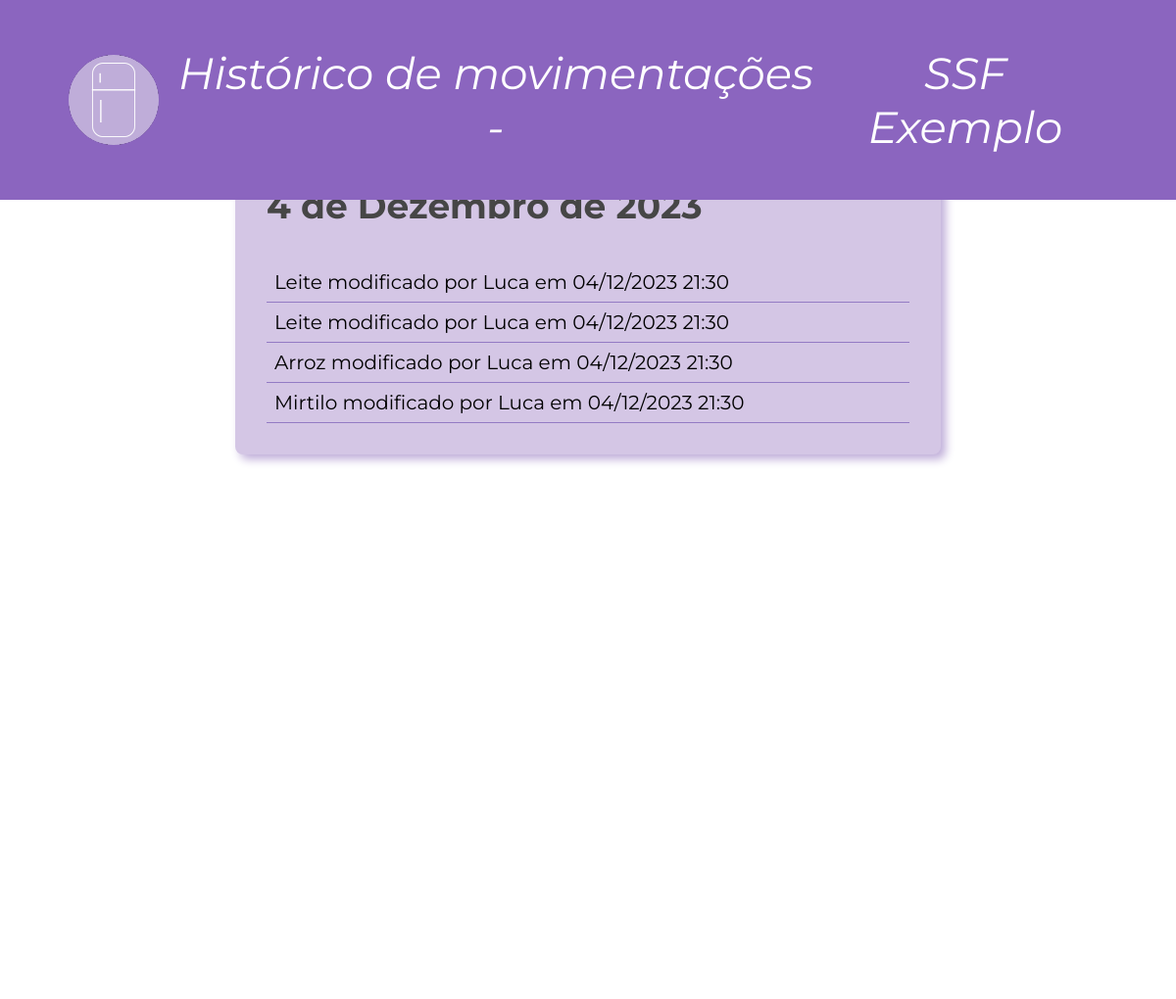
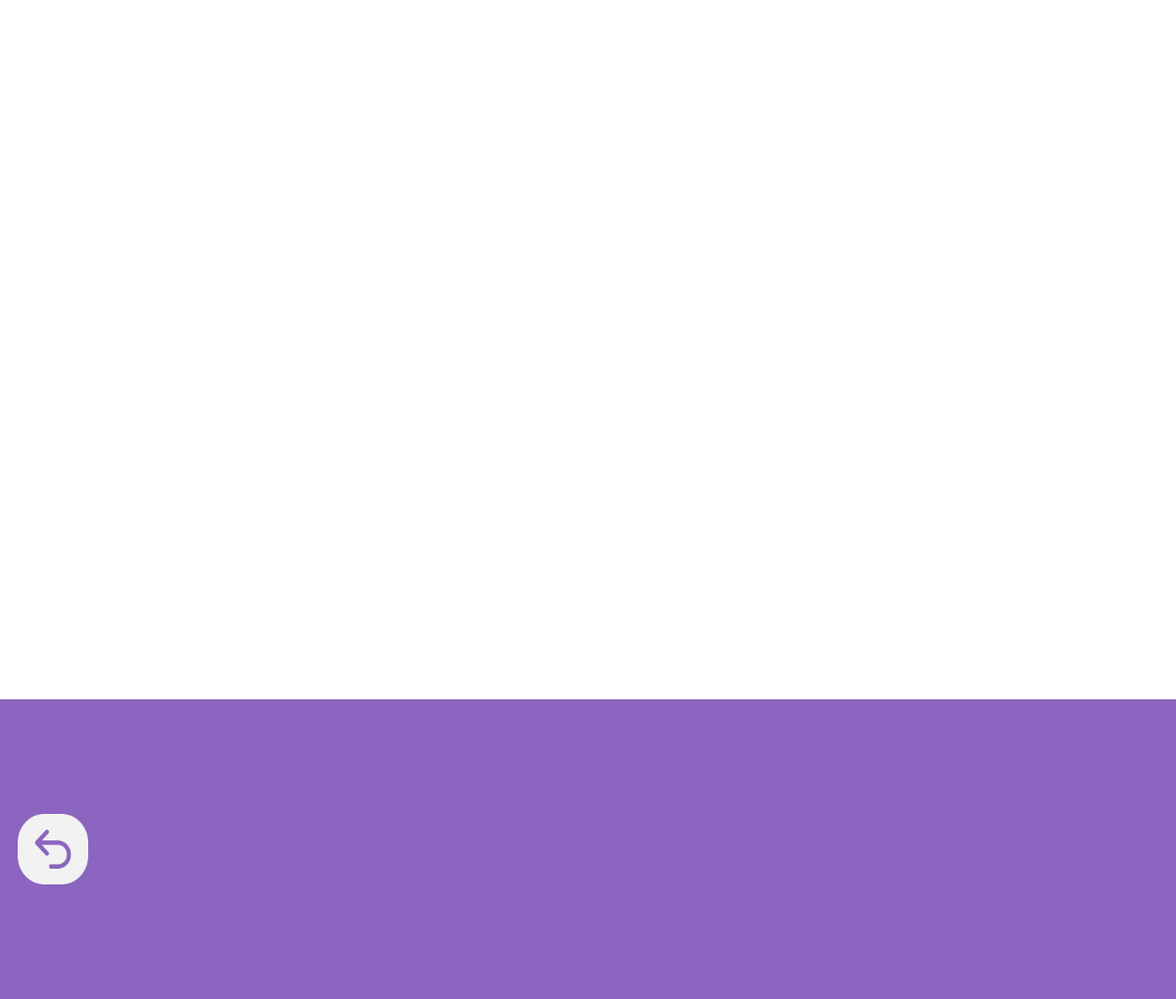
The page /geladeiras/geladeira/historico/1 (signed in) on the database its author committed (2 pictures, top to bottom).
### estoque/models.py (models this page shows, shortened)
class Geladeira(models.Model):
    nome_geladeira = models.CharField(max_length=75, null=False, blank=False)
    dt_criacao = models.DateField(auto_now=True, blank=False)
    usuarios_proprietarios = models.ManyToManyField(User)

class Log_Itens_Geladeira(models.Model):
    item_geladeira = models.ForeignKey('Item_Geladeira', on_delete=models.CASCADE)
    usuario = models.ForeignKey(User, on_delete=models.CASCADE)
    geladeira = models.ForeignKey(Geladeira, on_delete=models.CASCADE)
    dt_modificacao = models.DateField(auto_now=True, blank=False)
    descricao = models.CharField(max_length=100, blank=False)

### estoque/views.py (the view)
# urls.py: path('geladeiras/geladeira/historico/<int:pk>', views.HistoricoGeladeira.as_view(), name="historico_geladeira"),
class HistoricoGeladeira(LoginRequiredMixin, ListView): #View para exibir o histórico de alterações de uma geladeira
    template_name = "historico_movimentacoes_geladeira.html"
    model = Log_Itens_Geladeira
    def get_context_data(self, **kwargs):  # DEFINE O CONTEXTO
        context = super().get_context_data(**kwargs)
        dias_carregados = datetime.now().date() - timedelta(days=30)  # Pega a data correspondente a 30 dias atrás
        geladeira = Geladeira.objects.get(pk=self.kwargs['pk']) #Instancia um objeto de identificação da geladeira
        context['item_geladeira'] = Item_Geladeira.objects.filter(geladeira=geladeira) # Pega todos os objetos de item_geladeira que pertençam a geladeira do histórico
        context['geladeira'] = geladeira
        datas = Log_Itens_Geladeira.objects.filter(dt_modificacao__gte=dias_carregados, geladeira=geladeira).values_list('dt_modificacao', flat=True).distinct().order_by('-dt_modificacao')
        context['datas'] = datas
        context['historico'] = Log_Itens_Geladeira.objects.filter(dt_modificacao__gte=dias_carregados, geladeira=geladeira)
        return context

### estoque/templates/historico_movimentacoes_geladeira.html
{% load static %}
{% block content %}
    <link rel="stylesheet" href="{% static 'css/styleHistorico.css' %}">
    <link rel="stylesheet" href="{% static 'css/styleFooterGeral.css' %}">
    <header>
            <nav class="top-nav">
                <div class="centered-text">
                    <div class="logo">
                         <a href="{% url 'estoque:geladeiras'%}"><img src="/static/img/logo.png"></a>
                    </div>
                </div>
                <a>Histórico de movimentações  -  </a><a> {{ geladeira.nome_geladeira }}</a>
            </nav>
        </header>
        {% for data in datas %}
            <ol style="--length: 5" role="list" class="list-log">
                <li class="logs">
                    <h3>{{ data }}</h3>
                    {% for log in historico %}
                        {% if log.dt_modificacao == data %}
                            <p>{{ log.descricao }}</p>
                        {% endif %}
                    {% endfor %}
                </li>
            </ol>
        {% endfor %}
{% endblock %}
<footer>
    <nav>
        <div class="bottom-nav">
            <div class="footer-left">
                <a href="{% url 'estoque:detalhes_geladeira' geladeira.pk %}">
                    <button id="btn_voltar" class="btn-icon btn-voltar">
                        <img src="/static/img/voltar.png" alt="Voltar">
                    </button>
                </a>
            </div>
            <div class="footer-right"></div>
        </div>
    </nav>
</footer>

### estoque/static/css/styleHistorico.css (style rules this page uses)
* { box-sizing: border-box; }
.top-nav { background-color: #8B65BF; color: #fff; padding: 70px; text-align: center; width: 100%; position: fixed; top: 0; display: flex; justify-content: start; align-items: center; align-content: space-between; left: 0; height: 10%; }
.bottom-nav { background-color: #8B65BF; color: #fff; text-align: center; width: 100%; position: fixed; bottom: 0; left: 0; height: 15%; display: flex; justify-content: space-evenly; }
.centered-text { display: flex; align-items: center; height: 100%; }
.logo { margin-right: 10px; }
.top-nav a { font-size: 45px; font-style: italic; }
.list-log { list-style: none; counter-reset: list; padding: 0 1rem; margin: 20px auto; display: flex; flex-direction: column; width: 80%; }
.list-log p { margin: 0 auto; padding: 0.5rem; font-size: 20px; border-bottom: 1px solid #937bc4; }
.logs { width: 100%; max-width: 45rem; margin: 1rem auto; padding: 1rem 2rem 2rem; box-shadow: 5px 5px 10px #BFADD9; border-radius: 0.5rem; overflow: hidden; background-color: #d4c6e5; }
li::before { content: ''; display: block; width: 100%; height: 1rem; position: absolute; top: 0; left: 0; background: linear-gradient(to right, var(--c1) var(--stop), var(--c2) var(--stop)); }
h3 { display: flex; align-items: baseline; color: rgb(70 70 70); font-size: 2.25rem; width: 100%; }

### estoque/static/css/styleFooterGeral.css (style rules this page uses)
.bottom-nav { background-color: #8B65BF; color: #fff; text-align: center; width: 100%; position: fixed; bottom: 0; height: 15%; display: flex; align-content: space-between; }
.footer-right { display: flex; justify-content: right; align-items: center; width: 80%; margin-right: 3%; }
.footer-left { display: flex; justify-content: left; align-items: center; width: 20%; margin-left: 1%; }
.footer-left button { background: none; border: none; }
.footer-left button img { width: 72px; height: 72px; }

### rows shown on the page
Geladeira: nome_geladeira "SSF Exemplo"
Log_Itens_Geladeira: descricao "Leite modificado por Luca em 04/12/2023 21:30"
Log_Itens_Geladeira: descricao "Leite modificado por Luca em 04/12/2023 21:30"
Log_Itens_Geladeira: descricao "Arroz modificado por Luca em 04/12/2023 21:30"
Log_Itens_Geladeira: descricao "Mirtilo modificado por Luca em 04/12/2023 21:30"

### other values the page prints
{{ data }} "4 de Dezembro de 2023"
